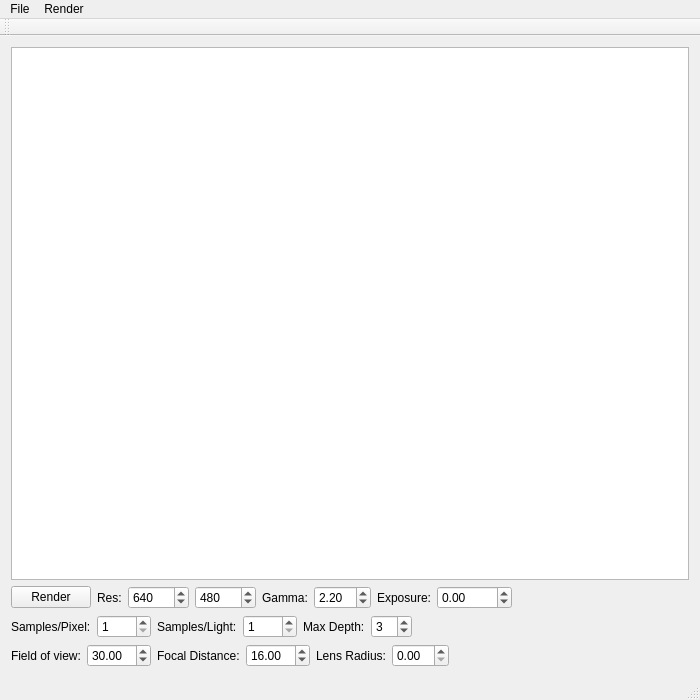
<?xml version="1.0" encoding="UTF-8"?>
<ui version="4.0">
 <class>MainWindow</class>
 <widget class="QMainWindow" name="MainWindow">
  <property name="geometry">
   <rect>
    <x>0</x>
    <y>0</y>
    <width>700</width>
    <height>700</height>
   </rect>
  </property>
  <property name="windowTitle">
   <string>MainWindow</string>
  </property>
  <widget class="QWidget" name="centralWidget">
   <layout class="QVBoxLayout" name="verticalLayout">
    <item>
     <widget class="QGraphicsView" name="renderGraphicsView"/>
    </item>
    <item>
     <layout class="QHBoxLayout" name="horizontalLayout">
      <item>
       <widget class="QPushButton" name="renderButton">
        <property name="text">
         <string>Render</string>
        </property>
       </widget>
      </item>
      <item>
       <widget class="QLabel" name="resolutionLabel">
        <property name="text">
         <string>Res:</string>
        </property>
       </widget>
      </item>
      <item>
       <widget class="QSpinBox" name="widthSpinBox">
        <property name="minimum">
         <number>1</number>
        </property>
        <property name="maximum">
         <number>16384</number>
        </property>
        <property name="value">
         <number>640</number>
        </property>
       </widget>
      </item>
      <item>
       <widget class="QSpinBox" name="heightSpinBox">
        <property name="minimum">
         <number>1</number>
        </property>
        <property name="maximum">
         <number>16384</number>
        </property>
        <property name="value">
         <number>480</number>
        </property>
       </widget>
      </item>
      <item>
       <widget class="QLabel" name="gammaLabel">
        <property name="text">
         <string>Gamma:</string>
        </property>
       </widget>
      </item>
      <item>
       <widget class="QDoubleSpinBox" name="gammaSpinBox">
        <property name="minimum">
         <double>0.010000000000000</double>
        </property>
        <property name="value">
         <double>2.200000000000000</double>
        </property>
       </widget>
      </item>
      <item>
       <widget class="QLabel" name="exposureLabel">
        <property name="text">
         <string>Exposure:</string>
        </property>
       </widget>
      </item>
      <item>
       <widget class="QDoubleSpinBox" name="exposureSpinBox">
        <property name="minimum">
         <double>-1000.000000000000000</double>
        </property>
        <property name="maximum">
         <double>1000.000000000000000</double>
        </property>
        <property name="singleStep">
         <double>0.100000000000000</double>
        </property>
       </widget>
      </item>
      <item>
       <spacer name="horizontalSpacer">
        <property name="orientation">
         <enum>Qt::Horizontal</enum>
        </property>
        <property name="sizeHint" stdset="0">
         <size>
          <width>40</width>
          <height>20</height>
         </size>
        </property>
       </spacer>
      </item>
     </layout>
    </item>
    <item>
     <layout class="QHBoxLayout" name="horizontalLayout_2">
      <item>
       <widget class="QLabel" name="pixelSamplesLabel">
        <property name="text">
         <string>Samples/Pixel:</string>
        </property>
       </widget>
      </item>
      <item>
       <widget class="QSpinBox" name="pixelSamplesSpinBox">
        <property name="minimum">
         <number>1</number>
        </property>
        <property name="maximum">
         <number>9999</number>
        </property>
       </widget>
      </item>
      <item>
       <widget class="QLabel" name="lightSamplesLabel">
        <property name="text">
         <string>Samples/Light:</string>
        </property>
       </widget>
      </item>
      <item>
       <widget class="QSpinBox" name="lightSamplesSpinBox">
        <property name="minimum">
         <number>1</number>
        </property>
        <property name="maximum">
         <number>9999</number>
        </property>
       </widget>
      </item>
      <item>
       <widget class="QLabel" name="rayDepthLabel">
        <property name="text">
         <string>Max Depth:</string>
        </property>
       </widget>
      </item>
      <item>
       <widget class="QSpinBox" name="rayDepthSpinBox">
        <property name="value">
         <number>3</number>
        </property>
       </widget>
      </item>
      <item>
       <spacer name="horizontalSpacer_2">
        <property name="orientation">
         <enum>Qt::Horizontal</enum>
        </property>
        <property name="sizeHint" stdset="0">
         <size>
          <width>40</width>
          <height>20</height>
         </size>
        </property>
       </spacer>
      </item>
     </layout>
    </item>
    <item>
     <layout class="QHBoxLayout" name="horizontalLayout_3">
      <property name="topMargin">
       <number>0</number>
      </property>
      <property name="bottomMargin">
       <number>0</number>
      </property>
      <item>
       <widget class="QLabel" name="camFovLabel">
        <property name="text">
         <string>Field of view:</string>
        </property>
       </widget>
      </item>
      <item>
       <widget class="QDoubleSpinBox" name="camFovSpinBox">
        <property name="minimum">
         <double>0.010000000000000</double>
        </property>
        <property name="maximum">
         <double>179.990000000000009</double>
        </property>
        <property name="value">
         <double>30.000000000000000</double>
        </property>
       </widget>
      </item>
      <item>
       <widget class="QLabel" name="focalDistanceLabel">
        <property name="text">
         <string>Focal Distance:</string>
        </property>
       </widget>
      </item>
      <item>
       <widget class="QDoubleSpinBox" name="focalDistanceSpinBox">
        <property name="maximum">
         <double>999.990000000000009</double>
        </property>
        <property name="singleStep">
         <double>0.100000000000000</double>
        </property>
        <property name="value">
         <double>16.000000000000000</double>
        </property>
       </widget>
      </item>
      <item>
       <widget class="QLabel" name="lensRadiusLabel">
        <property name="text">
         <string>Lens Radius:</string>
        </property>
       </widget>
      </item>
      <item>
       <widget class="QDoubleSpinBox" name="lensRadiusSpinBox">
        <property name="singleStep">
         <double>0.010000000000000</double>
        </property>
        <property name="value">
         <double>0.000000000000000</double>
        </property>
       </widget>
      </item>
      <item>
       <spacer name="horizontalSpacer_3">
        <property name="orientation">
         <enum>Qt::Horizontal</enum>
        </property>
        <property name="sizeHint" stdset="0">
         <size>
          <width>40</width>
          <height>20</height>
         </size>
        </property>
       </spacer>
      </item>
     </layout>
    </item>
   </layout>
  </widget>
  <widget class="QMenuBar" name="menuBar">
   <property name="geometry">
    <rect>
     <x>0</x>
     <y>0</y>
     <width>700</width>
     <height>21</height>
    </rect>
   </property>
   <widget class="QMenu" name="menuFile">
    <property name="title">
     <string>File</string>
    </property>
    <addaction name="actionQuit"/>
    <addaction name="actionLoad"/>
    <addaction name="actionSave_as"/>
   </widget>
   <widget class="QMenu" name="menuRender">
    <property name="title">
     <string>Render</string>
    </property>
    <addaction name="actionRender_Scene"/>
   </widget>
   <addaction name="menuFile"/>
   <addaction name="menuRender"/>
  </widget>
  <widget class="QToolBar" name="mainToolBar">
   <attribute name="toolBarArea">
    <enum>TopToolBarArea</enum>
   </attribute>
   <attribute name="toolBarBreak">
    <bool>false</bool>
   </attribute>
  </widget>
  <widget class="QStatusBar" name="statusBar"/>
  <action name="actionQuit">
   <property name="text">
    <string>Quit</string>
   </property>
   <property name="shortcut">
    <string>Ctrl+Q</string>
   </property>
  </action>
  <action name="actionRender_Scene">
   <property name="text">
    <string>Render Scene</string>
   </property>
   <property name="shortcut">
    <string>Ctrl+R</string>
   </property>
  </action>
  <action name="actionSave_as">
   <property name="text">
    <string>Save as...</string>
   </property>
   <property name="shortcut">
    <string>Ctrl+S</string>
   </property>
  </action>
  <action name="actionLoad">
   <property name="text">
    <string>Load...</string>
   </property>
  </action>
 </widget>
 <layoutdefault spacing="6" margin="11"/>
 <resources/>
 <connections>
  <connection>
   <sender>actionRender_Scene</sender>
   <signal>triggered()</signal>
   <receiver>renderButton</receiver>
   <slot>click()</slot>
   <hints>
    <hint type="sourcelabel">
     <x>-1</x>
     <y>-1</y>
    </hint>
    <hint type="destinationlabel">
     <x>49</x>
     <y>418</y>
    </hint>
   </hints>
  </connection>
 </connections>
</ui>
